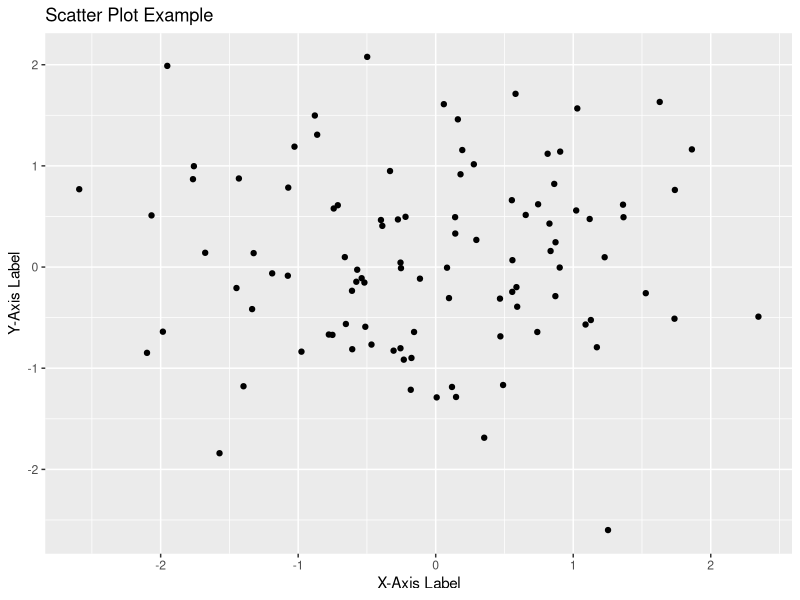

Write R code to recreate this figure.
## ---- chunk 1
# Load the ggplot2 package
library(ggplot2)

# Create a sample data frame
data <- data.frame(
  x = rnorm(100),
  y = rnorm(100)
)

# Create a scatter plot
ggplot(data, aes(x = x, y = y)) +
  geom_point() +
  labs(title = "Scatter Plot Example",
       x = "X-Axis Label",
       y = "Y-Axis Label")

